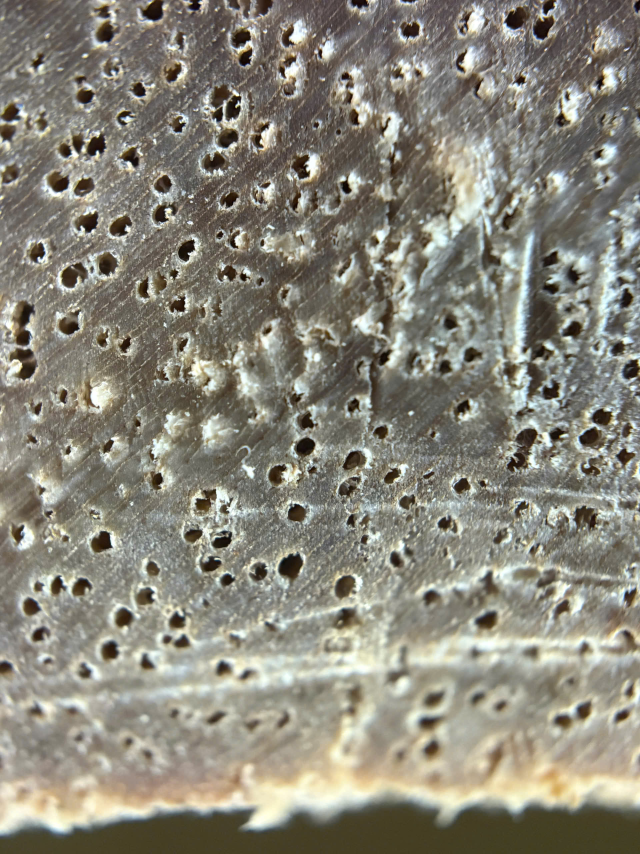
#> input picture test_data/Bach dan Lang Son/z6972385945051_713a93f25e5af9929d773e23e0d2102a.jpg, 1920 x 2560 px (shown at 1/3 size); its folder holds only this picture in this run
$ python check_2_class.py
#> lines starting #> are read from the running program, lines starting #| are printed output that depends on the picture
import os
import imagehash
from PIL import Image
from glob import glob
from tqdm import tqdm

folder_paths = {
    "LS": r"C:\Users\xuant\Documents\GitHub\WoodTN\data\Bach dan Lang Son",
    "TN": r"C:\Users\xuant\Documents\GitHub\WoodTN\data\Bach dan Thai Nguyen"
}

hash_dict = {}

print("Hashing toàn bộ ảnh...")
for class_name, folder in folder_paths.items():
    for img_path in tqdm(glob(os.path.join(folder, "*"))):
        try:
            img = Image.open(img_path).convert("RGB")
#> img is the input picture: PIL image 1920x2560 RGB; mean R, G, B 138.3, 135.3, 122.7
            img.thumbnail((300, 300))
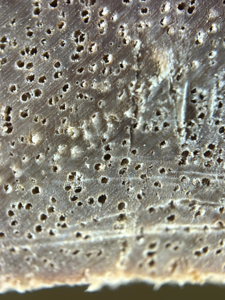
#> img: PIL image 225x300 RGB; mean R, G, B 138.3, 135.3, 122.8

            # Tính hash
#> (the run stopped early here; a loop or call above may not have finished)

$ run again, on test_data/Bach dan Lang Son/z6972385972012_010e3b5f292b2d68bf41808e423a3cad.jpg
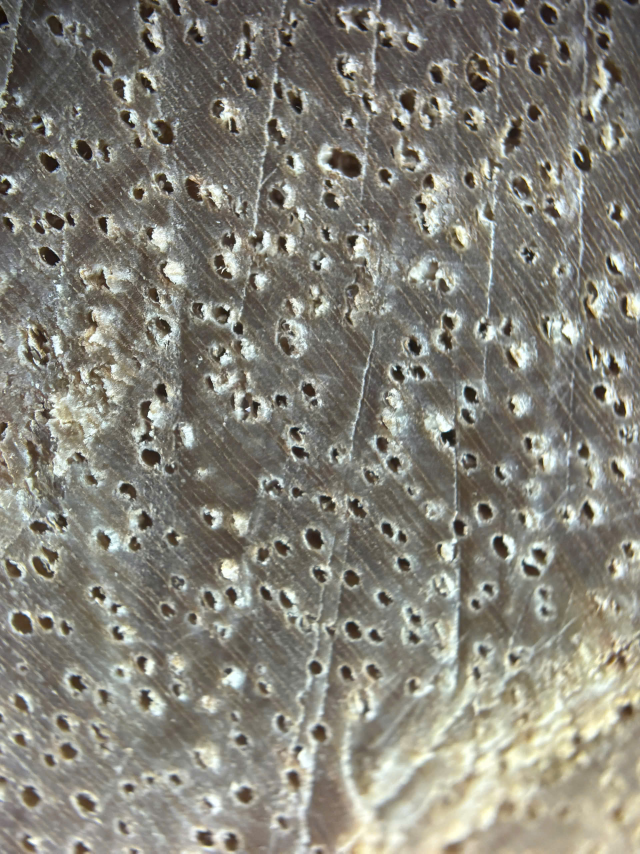
#> input picture test_data/Bach dan Lang Son/z6972385972012_010e3b5f292b2d68bf41808e423a3cad.jpg, 1920 x 2560 px (shown at 1/3 size)
#> img is the input picture: PIL image 1920x2560 RGB; mean R, G, B 132.7, 130.4, 120.3
#> `img.thumbnail((300, 300))`:
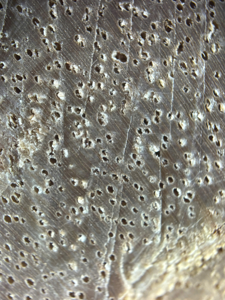
#> img: PIL image 225x300 RGB; mean R, G, B 132.7, 130.4, 120.3

$ run again, on test_data/Bach dan Lang Son/z6972385979585_a63804e7f31be639101bf939ba3256a8.jpg
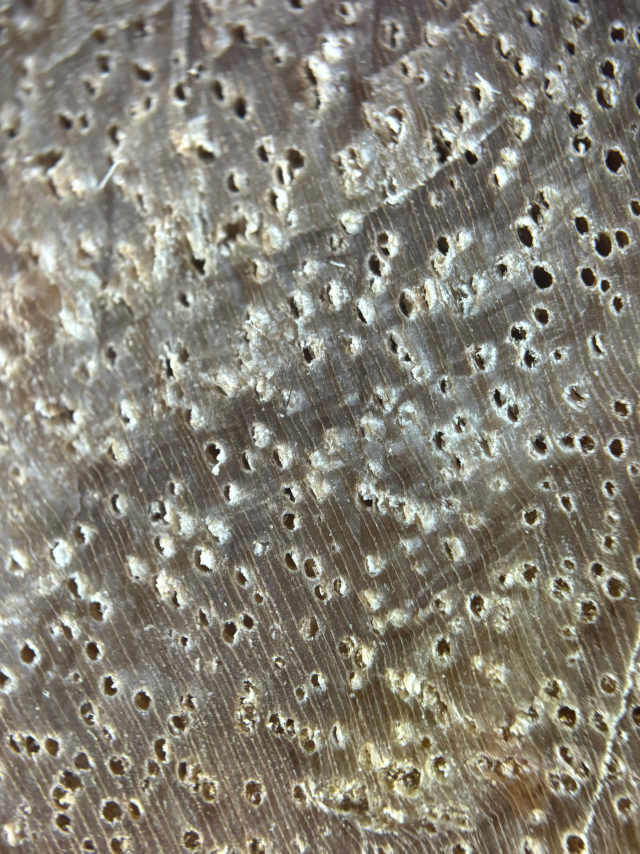
#> input picture test_data/Bach dan Lang Son/z6972385979585_a63804e7f31be639101bf939ba3256a8.jpg, 1920 x 2560 px (shown at 1/3 size)
#> img is the input picture: PIL image 1920x2560 RGB; mean R, G, B 133.1, 129.2, 117.3
#> `img.thumbnail((300, 300))`:
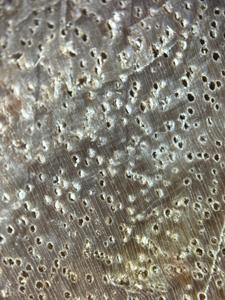
#> img: PIL image 225x300 RGB; mean R, G, B 133.1, 129.2, 117.4

$ run again, on test_data/Bach dan Lang Son/z6972386572289_d497c83d5787a65863d6aa6c84a4c6db.jpg
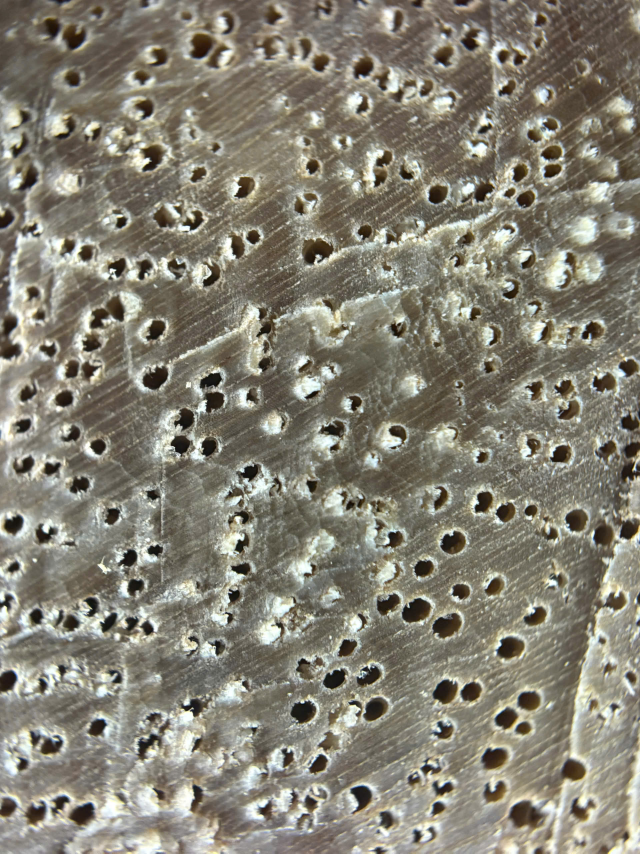
#> input picture test_data/Bach dan Lang Son/z6972386572289_d497c83d5787a65863d6aa6c84a4c6db.jpg, 1920 x 2560 px (shown at 1/3 size)
#> img is the input picture: PIL image 1920x2560 RGB; mean R, G, B 133.7, 129.9, 116.4
#> `img.thumbnail((300, 300))`:
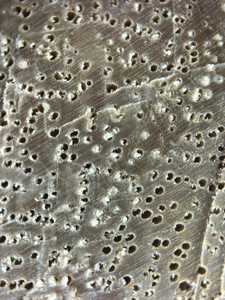
#> img: PIL image 225x300 RGB; mean R, G, B 133.7, 129.9, 116.4

$ run again, on test_data/Bach dan Lang Son/z6972385957862_0bb19e5ed44d7dd47a56fca61bbbe7e2.jpg
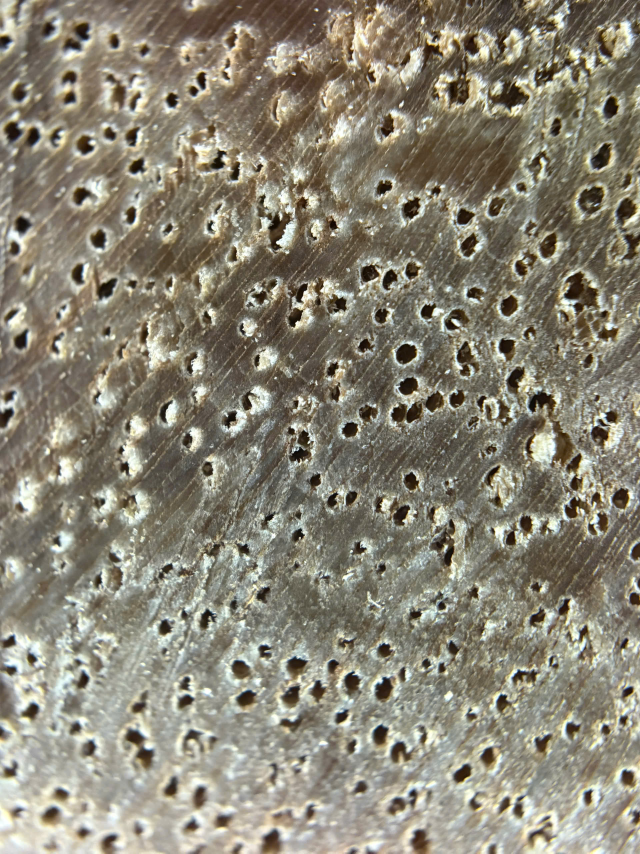
#> input picture test_data/Bach dan Lang Son/z6972385957862_0bb19e5ed44d7dd47a56fca61bbbe7e2.jpg, 1920 x 2560 px (shown at 1/3 size)
#> img is the input picture: PIL image 1920x2560 RGB; mean R, G, B 138.9, 133.8, 117.9
#> `img.thumbnail((300, 300))`:
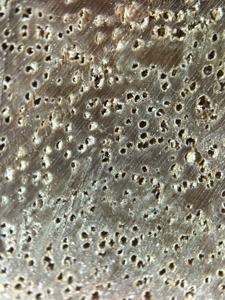
#> img: PIL image 225x300 RGB; mean R, G, B 138.9, 133.8, 117.9
